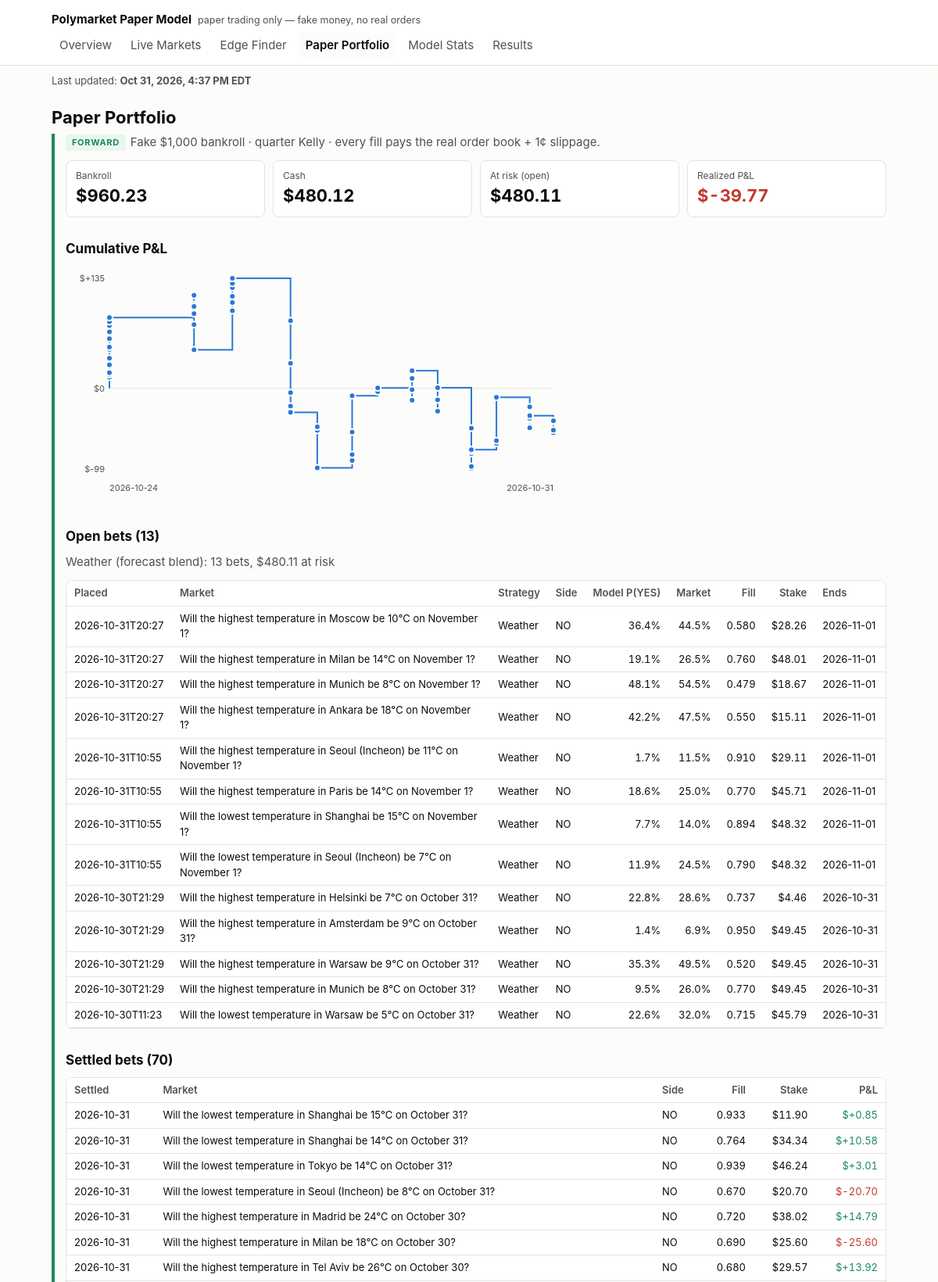
The app's page /portfolio.html (upper part) with its own data.
### tables this page shows
CREATE TABLE bets (
    seq INTEGER PRIMARY KEY,
    bet_id TEXT UNIQUE NOT NULL,
    run_id TEXT NOT NULL,
    placed_at TEXT NOT NULL,
    platform TEXT NOT NULL,
    market_id TEXT NOT NULL,
    question TEXT NOT NULL,
    category TEXT,
    end_date TEXT,
    side TEXT NOT NULL CHECK (side IN ('YES', 'NO')),
    model_prob_yes REAL NOT NULL,
    market_mid REAL NOT NULL,
    best_bid REAL,
    best_ask REAL,
    fill_price REAL NOT NULL,      -- average price paid per share, incl. slippage
    slippage_per_share REAL NOT NULL,
    shares REAL NOT NULL,
    stake REAL NOT NULL,
    kelly_full REAL NOT NULL,
    bankroll_at_bet REAL NOT NULL,
    model_version TEXT NOT NULL,
    prev_hash TEXT NOT NULL,
    row_hash TEXT NOT NULL
);

CREATE TABLE settlements (
    seq INTEGER PRIMARY KEY,
    bet_id TEXT UNIQUE NOT NULL REFERENCES bets(bet_id),
    settled_at TEXT NOT NULL,
    yes_payout REAL NOT NULL,      -- what one YES share paid: 1, 0, or 0.5 for a split
    payout REAL NOT NULL,
    pnl REAL NOT NULL,
    prev_hash TEXT NOT NULL,
    row_hash TEXT NOT NULL
);

### pmodel/dashboard/app.py (the view)
    @app.route("/portfolio.html")
    def portfolio():
        c = conn()
        all_bets = data.bets(c)
        return render_template(
            "portfolio.html", **ctx("portfolio.html"), fs=data.forward_stats(c),
            pnl_svg=charts.pnl_chart(data.pnl_curve(c), config.BANKROLL_START_USD),
            open_bets=[b for b in all_bets if b["settled_at"] is None],
            open_by_strategy=data.open_by_strategy(c),
            settled=[b for b in all_bets if b["settled_at"] is not None])

### pmodel/dashboard/charts.py (called while the page is built)
def _svg(body, label):
    return (f'<svg viewBox="0 0 {W} {H}" role="img" aria-label="{escape(label)}" '
            f'class="chart">{body}</svg>')

def _ts(iso):
    return datetime.strptime(iso, "%Y-%m-%dT%H:%M:%SZ").timestamp()

### pmodel/dashboard/data.py (called while the page is built)
def age_hours(iso, now=None):
    if not iso:
        return None
    from datetime import datetime, timezone
    t = datetime.strptime(iso, "%Y-%m-%dT%H:%M:%SZ").replace(tzinfo=timezone.utc)
    return ((now or datetime.now(timezone.utc)) - t).total_seconds() / 3600

def eastern(iso):
    if not iso:
        return None
    from datetime import datetime, timezone
    from zoneinfo import ZoneInfo
    t = datetime.strptime(iso, "%Y-%m-%dT%H:%M:%SZ").replace(tzinfo=timezone.utc)
    et = t.astimezone(ZoneInfo("America/New_York"))
    hour = et.strftime("%I").lstrip("0")
    return f"{et:%b} {et.day}, {et.year}, {hour}:{et:%M %p} {et.tzname()}"

def strategy_of(model_version: str) -> str:
    return "Weather (forecast blend)" if (model_version or "").startswith("weather") else \
        "General (price/volume model)"

def open_by_strategy(conn):
    out = {}
    for b in ledger_mod.open_bets(conn):
        name = strategy_of(b["model_version"])
        o = out.setdefault(name, {"strategy": name, "bets": 0, "stake": 0.0})
        o["bets"] += 1
        o["stake"] += b["stake"]
    return sorted(out.values(), key=lambda o: -o["bets"])

def bets(conn):
    return [dict(r) for r in conn.execute(
        """SELECT b.*, s.settled_at, s.yes_payout, s.payout, s.pnl
           FROM bets b LEFT JOIN settlements s USING (bet_id) ORDER BY b.seq DESC""")]

def pnl_curve(conn):
    total, out = 0.0, []
    for r in conn.execute("SELECT settled_at, pnl FROM settlements ORDER BY seq"):
        total += r["pnl"]
        out.append((r["settled_at"], total))
    return out

### pmodel/trading/ledger.py (called while the page is built)
def _guard_triggers():
    sql = []
    for t in LEDGER_TABLES:
        for op in ("UPDATE", "DELETE"):
            sql.append(f"""CREATE TRIGGER IF NOT EXISTS {t}_no_{op.lower()}
                BEFORE {op} ON {t}
                BEGIN SELECT RAISE(ABORT, '{t} is append-only: {op} is not allowed'); END;""")
    return "\n".join(sql)

def connect(path: Path = None) -> sqlite3.Connection:
    path = Path(path or config.PREDICTIONS_DB_PATH)
    path.parent.mkdir(parents=True, exist_ok=True)
    conn = sqlite3.connect(path)
    conn.row_factory = sqlite3.Row
    conn.executescript(SCHEMA)
    conn.executescript(_guard_triggers())
    return conn

### pmodel/dashboard/templates/portfolio.html
{% extends "base.html" %}
{% block body %}
<h1>Paper Portfolio</h1>
<section class="fwd">
<p class="lede"><span class="badge fwd">FORWARD</span>Fake ${{ '{:,.0f}'.format(cfg.BANKROLL_START_USD) }} bankroll · quarter Kelly · every fill pays the real order book + {{ (cfg.SLIPPAGE_PER_SHARE * 100)|round|int }}¢ slippage.</p>
<div class="tiles">
  <div class="tile"><div class="k">Bankroll</div><div class="v">${{ '{:,.2f}'.format(fs.money.bankroll) }}</div></div>
  <div class="tile"><div class="k">Cash</div><div class="v">${{ '{:,.2f}'.format(fs.money.cash) }}</div></div>
  <div class="tile"><div class="k">At risk (open)</div><div class="v">${{ '{:,.2f}'.format(fs.money.open_stake) }}</div></div>
  <div class="tile"><div class="k">Realized P&amp;L</div><div class="v {{ 'pos' if fs.total_pnl > 0 else 'neg' if fs.total_pnl < 0 }}">${{ '{:+,.2f}'.format(fs.total_pnl) }}</div></div>
</div>
<h2>Cumulative P&amp;L</h2>
{{ pnl_svg|safe }}
<h2>Open bets ({{ open_bets|length }})</h2>
{% if open_by_strategy %}<p class="note">{% for o in open_by_strategy %}{{ o.strategy }}: {{ o.bets }} bets, ${{ '{:,.2f}'.format(o.stake) }} at risk{% if not loop.last %} · {% endif %}{% endfor %}</p>{% endif %}
{% if open_bets %}<div class="tablewrap"><table>
<tr><th>Placed</th><th>Market</th><th>Strategy</th><th>Side</th><th class="n">Model P(YES)</th><th class="n">Market</th><th class="n">Fill</th><th class="n">Stake</th><th>Ends</th></tr>
{% for b in open_bets %}<tr><td>{{ b.placed_at[:16] }}</td><td class="q">{{ b.question }}</td><td>{{ 'Weather' if b.model_version.startswith('weather') else 'General' }}</td><td>{{ b.side }}</td>
<td class="n">{{ '{:.1%}'.format(b.model_prob_yes) }}</td><td class="n">{{ '{:.1%}'.format(b.market_mid) }}</td>
<td class="n">{{ '{:.3f}'.format(b.fill_price) }}</td><td class="n">${{ '{:,.2f}'.format(b.stake) }}</td><td>{{ (b.end_date or '')[:10] }}</td></tr>{% endfor %}
</table></div>{% else %}<p class="empty">No open bets.</p>{% endif %}
<h2>Settled bets ({{ settled|length }})</h2>
{% if settled %}<div class="tablewrap"><table>
<tr><th>Settled</th><th>Market</th><th>Side</th><th class="n">Fill</th><th class="n">Stake</th><th class="n">P&amp;L</th></tr>
{% for b in settled %}<tr><td>{{ b.settled_at[:10] }}</td><td class="q">{{ b.question }}</td><td>{{ b.side }}</td>
<td class="n">{{ '{:.3f}'.format(b.fill_price) }}</td><td class="n">${{ '{:,.2f}'.format(b.stake) }}</td>
<td class="n {{ 'pos' if b.pnl > 0 else 'neg' }}">${{ '{:+,.2f}'.format(b.pnl) }}</td></tr>{% endfor %}
</table></div>{% else %}<p class="empty">No settled bets yet.</p>{% endif %}
</section>
{% endblock %}

### pmodel/dashboard/templates/base.html (style rules this page uses)
:root { --bg: #fcfcfb; --surface: #ffffff; --ink: #0b0b0b; --ink-2: #52514e; --muted: #8a8984; --line: #e4e3df; --accent: #2a78d6; --good: #1b8a5a; --bad: #c4382b; --warn: #b07400; --fwd: #1b8a5a; --fwd-bg: #e9f6ef; --bt: #6b6a66; --bt-bg: #f1f0ec; }
* { box-sizing: border-box; }
html { -webkit-text-size-adjust: 100%; text-size-adjust: 100%; }
body { margin: 0; background: var(--bg); color: var(--ink); font: 15px/1.5 -apple-system, BlinkMacSystemFont, "Segoe UI", Roboto, sans-serif; }
h1 { font-size: 22px; margin: 0 0 4px; }
h2 { font-size: 17px; margin: 28px 0 8px; }
p.lede, .note { color: var(--ink-2); margin: 0 0 12px; }
.badge { display: inline-block; font-size: 11px; font-weight: 700; letter-spacing: .06em; padding: 2px 8px; border-radius: 4px; vertical-align: middle; margin-right: 6px; }
.badge.fwd { color: var(--fwd); background: var(--fwd-bg); }
section.fwd { border-left: 4px solid var(--fwd); padding-left: 14px; }
.tiles { display: grid; grid-template-columns: repeat(auto-fit, minmax(160px, 1fr)); gap: 10px; }
.tile { background: var(--surface); border: 1px solid var(--line); border-radius: 8px; padding: 10px 12px; }
.tile .k { color: var(--ink-2); font-size: 12px; }
.tile .v { font-size: 22px; font-weight: 650; font-variant-numeric: tabular-nums; }
.tablewrap { overflow-x: auto; border: 1px solid var(--line); border-radius: 8px; background: var(--surface); }
table { border-collapse: collapse; width: 100%; font-size: 13px; }
th, td { padding: 6px 10px; border-bottom: 1px solid var(--line); text-align: left; white-space: nowrap; }
th { color: var(--ink-2); font-weight: 600; background: var(--surface); position: sticky; top: 0; }
td.q { white-space: normal; min-width: 260px; }
td.n, th.n { text-align: right; font-variant-numeric: tabular-nums; }
.pos { color: var(--good); }
.neg { color: var(--bad); }
.chart { width: 100%; max-width: 640px; height: auto; }
.chart .tick { fill: var(--ink-2); font-size: 11px; }

### records on screen
bets: placed_at "2026-10-31T20:27", question "Will the highest temperature in Moscow be 10°C on November 1?", model_version "Weather", side "NO", model_prob_yes "36.4%", market_mid "44.5%", fill_price "0.580", stake "28.26", end_date "2026-11-01"
bets: placed_at "2026-10-31T20:27", question "Will the highest temperature in Milan be 14°C on November 1?", model_version "Weather", side "NO", model_prob_yes "19.1%", market_mid "26.5%", fill_price "0.760", stake "48.01", end_date "2026-11-01"
bets: placed_at "2026-10-31T20:27", question "Will the highest temperature in Munich be 8°C on November 1?", model_version "Weather", side "NO", model_prob_yes "48.1%", market_mid "54.5%", fill_price "0.479", stake "18.67", end_date "2026-11-01"
bets: placed_at "2026-10-31T20:27", question "Will the highest temperature in Ankara be 18°C on November 1?", model_version "Weather", side "NO", model_prob_yes "42.2%", market_mid "47.5%", fill_price "0.550", stake "15.11", end_date "2026-11-01"
bets: placed_at "2026-10-31T10:55", question "Will the highest temperature in Seoul (Incheon) be 11°C on November 1?", model_version "Weather", side "NO", model_prob_yes "1.7%", market_mid "11.5%", fill_price "0.910", stake "29.11", end_date "2026-11-01"
bets: placed_at "2026-10-31T10:55", question "Will the highest temperature in Paris be 14°C on November 1?", model_version "Weather", side "NO", model_prob_yes "18.6%", market_mid "25.0%", fill_price "0.770", stake "45.71", end_date "2026-11-01"
bets: placed_at "2026-10-31T10:55", question "Will the lowest temperature in Shanghai be 15°C on November 1?", model_version "Weather", side "NO", model_prob_yes "7.7%", market_mid "14.0%", fill_price "0.894", stake "48.32", end_date "2026-11-01"
bets: placed_at "2026-10-31T10:55", question "Will the lowest temperature in Seoul (Incheon) be 7°C on November 1?", model_version "Weather", side "NO", model_prob_yes "11.9%", market_mid "24.5%", fill_price "0.790", stake "48.32", end_date "2026-11-01"
bets: placed_at "2026-10-30T21:29", question "Will the highest temperature in Helsinki be 7°C on October 31?", model_version "Weather", side "NO", model_prob_yes "22.8%", market_mid "28.6%", fill_price "0.737", stake "4.46", end_date "2026-10-31"
bets: placed_at "2026-10-30T21:29", question "Will the highest temperature in Amsterdam be 9°C on October 31?", model_version "Weather", side "NO", model_prob_yes "1.4%", market_mid "6.9%", fill_price "0.950", stake "49.45", end_date "2026-10-31"
bets: placed_at "2026-10-30T21:29", question "Will the highest temperature in Warsaw be 9°C on October 31?", model_version "Weather", side "NO", model_prob_yes "35.3%", market_mid "49.5%", fill_price "0.520", stake "49.45", end_date "2026-10-31"
bets: placed_at "2026-10-30T21:29", question "Will the highest temperature in Munich be 8°C on October 31?", model_version "Weather", side "NO", model_prob_yes "9.5%", market_mid "26.0%", fill_price "0.770", stake "49.45", end_date "2026-10-31"
bets: placed_at "2026-10-30T11:23", question "Will the lowest temperature in Warsaw be 5°C on October 31?", model_version "Weather", side "NO", model_prob_yes "22.6%", market_mid "32.0%", fill_price "0.715", stake "45.79", end_date "2026-10-31"
settlements: settled_at "2026-10-31", question "Will the lowest temperature in Shanghai be 15°C on October 31?", side "NO", pnl "+0.85"
bets: fill_price "0.933", stake "11.90"
settlements: settled_at "2026-10-31", question "Will the lowest temperature in Shanghai be 14°C on October 31?", side "NO", pnl "+10.58"
bets: fill_price "0.764", stake "34.34"
settlements: settled_at "2026-10-31", question "Will the lowest temperature in Tokyo be 14°C on October 31?", side "NO", pnl "+3.01"
bets: fill_price "0.939", stake "46.24"
settlements: settled_at "2026-10-31", question "Will the lowest temperature in Seoul (Incheon) be 8°C on October 31?", side "NO", pnl "-20.70"
bets: fill_price "0.670", stake "20.70"
settlements: settled_at "2026-10-31", question "Will the highest temperature in Madrid be 24°C on October 30?", side "NO", pnl "+14.79"
bets: fill_price "0.720", stake "38.02"
settlements: settled_at "2026-10-31", question "Will the highest temperature in Milan be 18°C on October 30?", side "NO", pnl "-25.60"
bets: fill_price "0.690", stake "25.60"
settlements: settled_at "2026-10-31", question "Will the highest temperature in Tel Aviv be 26°C on October 30?", side "NO", pnl "+13.92"
bets: fill_price "0.680", stake "29.57"

### other values on screen
{{ name }} "Overview" "Live Markets" "Edge Finder" "Paper Portfolio" "Model Stats" "Results"
{{ '{:,.0f}'.format(cfg.BANKROLL_START_USD) }} "1,000"
{{ (cfg.SLIPPAGE_PER_SHARE * 100)|round|int }} "1"
{{ '{:,.2f}'.format(fs.money.bankroll) }} "960.23"
{{ '{:,.2f}'.format(fs.money.cash) }} "480.12"
{{ '{:,.2f}'.format(fs.money.open_stake) }} "480.11"
{{ '{:+,.2f}'.format(fs.total_pnl) }} "-39.77"
{{ pnl_svg|safe }} "$0 $+135 $-99 2026-10-24 2026-10-31"
{{ open_bets|length }} "13"
{{ o.strategy }} "Weather (forecast blend)"
{{ o.bets }} "13"
{{ '{:,.2f}'.format(o.stake) }} "480.11"
{{ settled|length }} "70"
